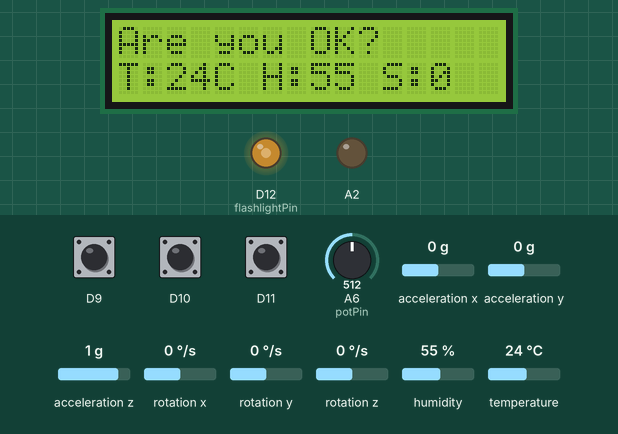
Bench run of a program on a simulated Arduino Nano 33 IoT. Parts: 16×2 character LCD, output pins drawn as LEDs (lit = HIGH). The test bench sets the inputs (shaded band); at power-on: D9 HIGH, A6 (potPin) = 512, humidity 55 %, D10 HIGH, D11 HIGH, acceleration x 0 g, acceleration y 0 g, acceleration z 1 g, rotation x 0 °/s, rotation y 0 °/s, rotation z 0 °/s, temperature 24 °C. WiFi joins after 1.5 s; servers stay silent unless stated; uploads are accepted with an empty reply; what the program prints to the serial monitor is not drawn.

Above: at 4.4 s.
4.5 s: D9 pulled LOW for 0.15 s
At 5.1 s:
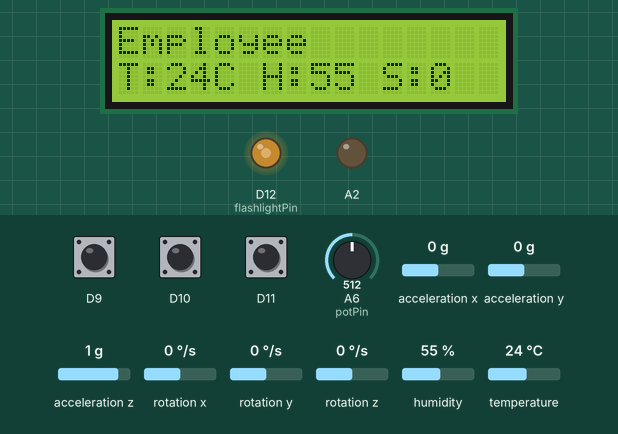
6.1 s: A6 (potPin) set to 685
At 7.3 s:
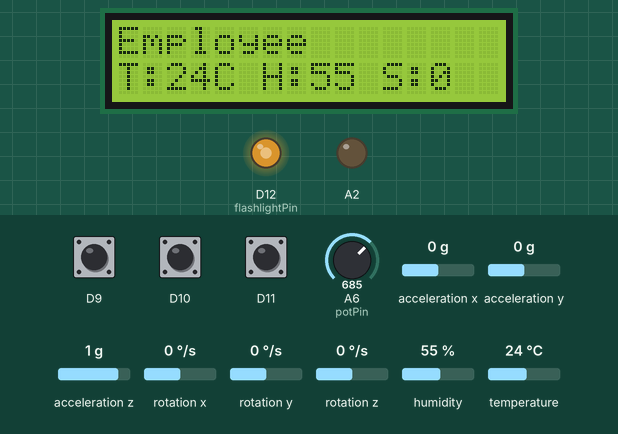
7.6 s: humidity set to 59 %
At 8.8 s:
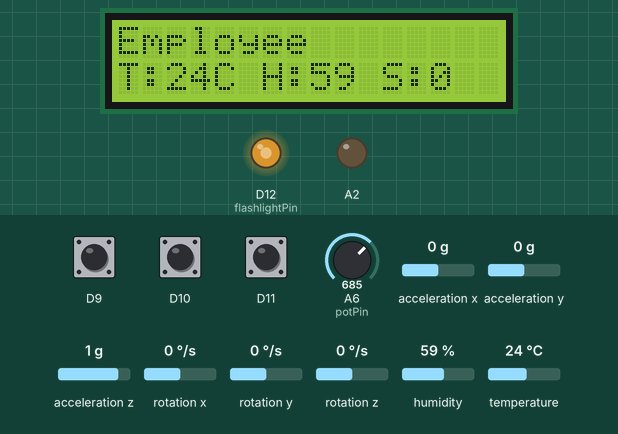
9.3 s: humidity set to 62 %
At 11.5 s:
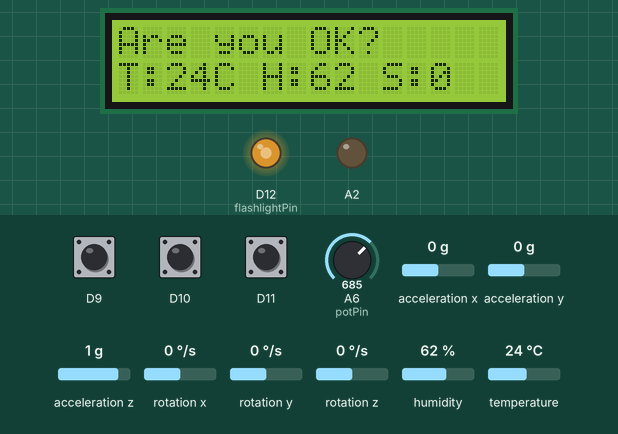
12.6 s: D10 pulled LOW for 0.15 s
At 13.5 s:
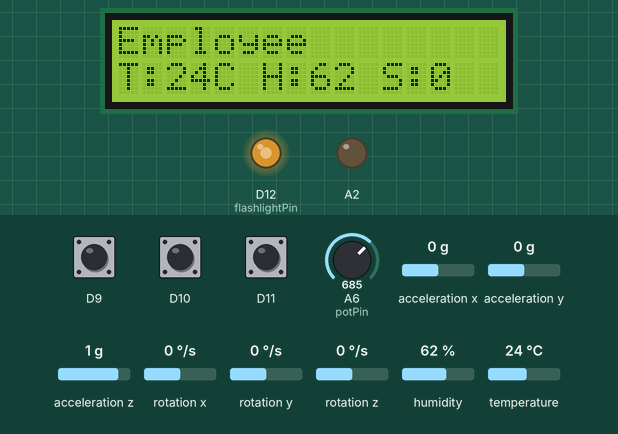
14.2 s: A6 (potPin) set to 992
At 15.6 s:
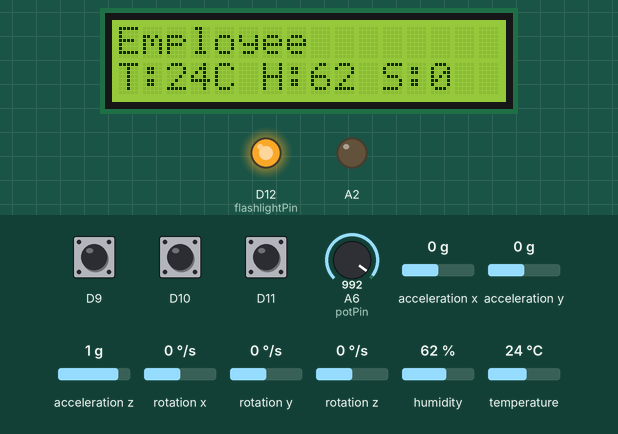
Timing chart, 0 to 16.8 s (numbered marks = the images above; inputs shaded):
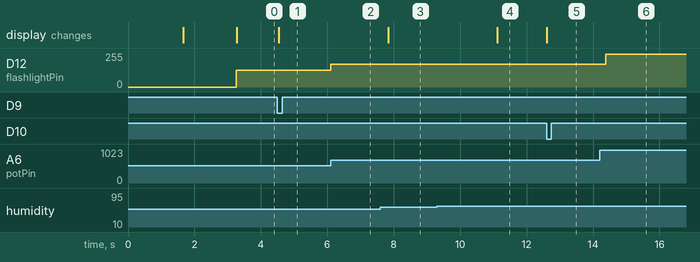

The program:

main.cpp
```cpp
#include <Arduino.h>
#include "sensors.h"
#include "display.h"
#include "communication.h"
#include "stateMachine.h"
#include "flashlight.h"

const unsigned long SEND_INTERVAL = 2000;

unsigned long lastSendMillis = 0;
unsigned long lastCheckInMillis = 0;

void setup() {
  Serial.begin(9600);
  Serial.println("serial started");

  sensorsInit();
  Serial.println("sensorsInit done");

  displayInit();
  Serial.println("displayInit done");

  WifiInit();
  Serial.println("WifiInit done");

  StateMachineInit();
  Serial.println("StateMachineInit done");

  FlashlightInit();
  Serial.println("FlashlightInit done");
}

void loop() {
  unsigned long currentMillis = millis();

  sensorsUpdate();
  StateMachineUpdate();
  FlashlightUpdate();
  displayUpdate(currentMillis, (int)temperature, (int)humidity, getSoundDecibels());

  if (currentMillis - lastSendMillis >= SEND_INTERVAL) {
    unsigned long timeSinceLastCheckIn = currentMillis - getLastResolvedMillis();
    SendPacket(SensorDataPackager(), DEVICE_ID, timeSinceLastCheckIn, StateMachineGetStatus());
    lastSendMillis = millis();
  }
}
```

communication.h
```cpp
#pragma once

#include <array>
#include <Arduino.h>

extern const uint8_t DEVICE_ID;

void WifiInit();
void EnteredZone(String newZone);
void StartCheckIn();
void EndCheckIn();
void SendPacket(const std::array<float, 10>& sensorPacket, uint8_t id, unsigned long timeSinceLastCheckIn, String status);
void ReceiveServerResponse();
int getSoundDecibels();
```

display.h
```cpp
#ifndef DISPLAY_H
#define DISPLAY_H

void displayInit();
void displayUpdate(unsigned long currentMillis, int temp, int humidity, int sound);
void setAnnouncement(String message);
void setEmployeeName(String name);

#endif
```

flashlight.h
```cpp
#pragma once

void FlashlightInit();
void FlashlightUpdate();
```

imu.h
```cpp
#pragma once

#include <array>

extern float GyroOffsetX, GyroOffsetY, GyroOffsetZ;
extern float Gx, Gy, Gz, Ax, Ay, Az;
extern bool ImuStatus;
extern bool GyroStatus;

void ImuInit();
std::array<float, 8> ImuDataUpdate();
bool ImuCheckFall(const std::array<float, 8>& imuData);
```

sensors.h
```cpp
#ifndef SENSORS_H
#define SENSORS_H

#include <DHT.h>
#include <array>

extern DHT dht;
extern float temperature;
extern float humidity;
extern bool noiseDetected;
extern bool fallDetected;

void sensorsInit();
void sensorsUpdate();
std::array<float, 10> SensorDataPackager();
void setTempMaxThreshold(int val);
void setTempMinThreshold(int val);
void setHumidityThreshold(int val);

#endif
```

stateMachine.h
```cpp
#pragma once

#include <Arduino.h>

void StateMachineInit();
void StateMachineUpdate();
void StateMachineTriggerCheckIn();
String StateMachineGetStatus();
void setCheckInInterval(unsigned long val);
unsigned long getLastResolvedMillis();
```

communication.cpp
```cpp
#include <Arduino.h>
#include <WiFiNINA.h>
#include <ArduinoJson.h>
#include <SPI.h>
#include <array>
#include "communication.h"
#include "imu.h"
#include "sensors.h"
#include "stateMachine.h"
#include "display.h"

const char *SSID = "Hive Mind";
const char *Password = "batmanknight";

const char *ServerIP = "192.168.1.89";
const int port = 8080;

const uint8_t DEVICE_ID = 2;

WiFiClient client;

unsigned long PreviousWifiAttempt = 0;
String zone;
static bool checkIn;

void WifiInit()
{
    Serial.println("Connecting to Wi-Fi...");
    int attempts = 0;
    while (WiFi.status() != WL_CONNECTED && attempts < 3)
    {
        WiFi.begin(SSID, Password);
        unsigned long start = millis();
        while (millis() - start < 3000)
        {
            if (WiFi.status() == WL_CONNECTED)
                break;
            delay(100);
        }
        attempts++;
        if (WiFi.status() != WL_CONNECTED)
        {
            Serial.println("Retrying Wi-Fi connection...");
        }
    }
    if (WiFi.status() == WL_CONNECTED)
    {
        Serial.println("Connected to Wi-Fi!");
        Serial.print("Arduino IP: ");
        Serial.println(WiFi.localIP());
    }
    else
    {
        Serial.println("Wi-Fi connection pending. Continuing setup...");
    }
}

void EnteredZone(String newZone)
{
    zone = newZone;
}

void StartCheckIn()
{
    checkIn = true;
}

void EndCheckIn()
{
    checkIn = false;
}

void SendPacket(const std::array<float, 10> &sensorPacket, uint8_t id, unsigned long timeSinceLastCheckIn, String status)
{
    if (WiFi.status() != WL_CONNECTED)
    {
        Serial.println("Wi-Fi not connected; unable to send packet.");
        return;
    }
    if (client.connect(ServerIP, port))
    {
        JsonDocument packet;
        packet["id"] = id;
        packet["status"] = status;
        packet["checkingIn"] = checkIn;
        packet["timeSinceLastCheckIn"] = timeSinceLastCheckIn / 1000;

        JsonObject sensor = packet["sensorData"].to<JsonObject>();
        sensor["temperature"] = sensorPacket[8];
        sensor["humidity"] = sensorPacket[9];
        if (sensorPacket[0] == 0 && sensorPacket[4] == 0){
            Serial.println("Cowardly refusing to send packet because imu is offline.");
            return;
        }
        JsonObject gyroData = packet["gyroData"].to<JsonObject>();
        if (sensorPacket[0] != 0)
        {
            gyroData["x"] = sensorPacket[1];
            gyroData["y"] = sensorPacket[2];
            gyroData["z"] = sensorPacket[3];
        }
        else
        {
            gyroData["x"] = nullptr;
            gyroData["y"] = nullptr;
            gyroData["z"] = nullptr;
        }

        JsonObject accelData = packet["accelData"].to<JsonObject>();
        if (sensorPacket[4] != 0)
        {
            accelData["x"] = sensorPacket[5];
            accelData["y"] = sensorPacket[6];
            accelData["z"] = sensorPacket[7];
        }
        else
        {
            accelData["x"] = nullptr;
            accelData["y"] = nullptr;
            accelData["z"] = nullptr;
        }

        size_t jsonSize = measureJson(packet);

#ifdef DEBUG
        serializeJsonPretty(packet, Serial);
#endif

        client.println("POST /api/data HTTP/1.1");
        client.print("Host: ");
        client.println(ServerIP);
        client.println("Content-Type: application/json");
        client.print("Content-Length: ");
        client.println(jsonSize);
        client.println("Connection: close");
        client.println();

        serializeJson(packet, client);

        ReceiveServerResponse();

        client.stop();

        Serial.println("POST request sent successfully via stream!");
    }
    else
    {
        Serial.println("Connection to server failed.");
    }
}

static int soundDecibels = 0;

int getSoundDecibels()
{
    return soundDecibels;
}

void ReceiveServerResponse()
{
    unsigned long startWait = millis();
    while (client.connected() && !client.available() && millis() - startWait < 2000)
    {
        delay(10);
    }

    if (client.find("\r\n\r\n"))
    {
        JsonDocument responseDoc;
        DeserializationError err = deserializeJson(responseDoc, client);
        if (!err)
        {
            Serial.println("Recieved Server Response.");
            if (responseDoc.containsKey("tempMaxThreshold"))
            {
                setTempMaxThreshold(responseDoc["tempMaxThreshold"].as<int>());
            }
            if (responseDoc.containsKey("tempMinThreshold"))
            {
                setTempMinThreshold(responseDoc["tempMinThreshold"].as<int>());
            }
            if (responseDoc.containsKey("humidityThreshold"))
            {
                setHumidityThreshold(responseDoc["humidityThreshold"].as<int>());
            }
            if (responseDoc.containsKey("checkInInterval"))
            {
                setCheckInInterval(responseDoc["checkInInterval"].as<unsigned long>() * 60000UL);
            }
            if (responseDoc.containsKey("announcement"))
            {
                setAnnouncement(responseDoc["announcement"].as<String>());
            }
            if (responseDoc.containsKey("employeeName"))
            {
                setEmployeeName(responseDoc["employeeName"].as<String>());
            }
            if (responseDoc.containsKey("sound"))
            {
                soundDecibels = responseDoc["sound"].as<int>();
            }
            if (responseDoc.containsKey("triggerCheckIn"))
            {
                if (responseDoc["triggerCheckIn"].as<bool>())
                {
                    Serial.println("AI explosion detection triggered check-in state via server response!");
                    StateMachineTriggerCheckIn();
                }
            }
        }
    }
}
```

display.cpp
```cpp
#include <Arduino.h>
#include "display.h"
#include "stateMachine.h"
#include <LiquidCrystal.h>
#include <string>

const int RS = 7, EN = 6, D4 = 5, D5 = 4, D6 = 3, D7 = 2;
LiquidCrystal lcd(RS, EN, D4, D5, D6, D7);

const int SCROLL_DELAY = 500;
const int FLASH_DELAY = 500;
const int SENSOR_REFRESH = 1000;
const int FLASH_COUNT = 6;
const int SCROLL_REPEAT = 2;
const int SCROLL_GAP = 5;

enum DisplayState {
  IDLE,
  FLASHING,
  SCROLLING
};
DisplayState currentState = IDLE;

unsigned long previousStateMillis = 0;
unsigned long previousNameMillis = 0;
unsigned long previousSensorMillis = 0;

int flashCount = 0;
bool isFlashVisible = false;
int scrollIndex = 0;
int scrollLoops = 0;
int nameScrollIndex = 0;

String announcementMsg = "";
String employeeName = "Employee";

void triggerAnnouncement(unsigned long currentMillis);
void handleAnnouncement(String message, unsigned long currentMillis);
void displayName(String name, unsigned long currentMillis);
void scrollText(String text, int startIndex, int textLen, int loopLen);
void displaySensors(int temp, int humidity, int sound, unsigned long currentMillis);

void displayInit() {
  lcd.begin(16, 2);
}

void setAnnouncement(String message) {
  if (message.length() > 0) {
    announcementMsg = message;
    triggerAnnouncement(millis());
  }
}

void setEmployeeName(String name) {
  if (name.length() > 0) {
    employeeName = name;
  }
}

void displayUpdate(unsigned long currentMillis, int temp, int humidity, int sound) {
  if (StateMachineGetStatus() == "checkin") {
    lcd.setCursor(0, 0);
    lcd.print("Are you OK?     ");
  } else {
    if (announcementMsg.length() > 0) {
      handleAnnouncement(announcementMsg, currentMillis);
    }
    displayName(employeeName, currentMillis);
  }

  displaySensors(temp, humidity, sound, currentMillis);
}

void triggerAnnouncement(unsigned long currentMillis) {
  if (currentState == IDLE) {
    currentState = FLASHING;
    flashCount = 0;
    isFlashVisible = true;
    scrollLoops = 0;
    scrollIndex = 0;
    previousStateMillis = currentMillis;
  }
}

void handleAnnouncement(String message, unsigned long currentMillis) {
  if (currentState == IDLE) return;

  if (currentState == FLASHING) {
    if (currentMillis - previousStateMillis >= FLASH_DELAY) {
      previousStateMillis = currentMillis;

      lcd.setCursor(0, 0);
      lcd.print(isFlashVisible ? "  ANNOUNCEMENT  " : "                ");

      isFlashVisible = !isFlashVisible;
      flashCount++;

      if (flashCount >= FLASH_COUNT) {
        currentState = SCROLLING;
        scrollIndex = 0;
        previousStateMillis = currentMillis;
      }
    }
  } else if (currentState == SCROLLING) {
    int len = message.length();
    int totalLoopLength = len + SCROLL_GAP;

    if (currentMillis - previousStateMillis >= SCROLL_DELAY) {
      previousStateMillis = currentMillis;

      scrollText(message, scrollIndex, len, totalLoopLength);
      scrollIndex++;

      if (scrollIndex >= totalLoopLength) {
        scrollIndex = 0;
        scrollLoops++;

        if (scrollLoops >= SCROLL_REPEAT) {
          currentState = IDLE;
          announcementMsg = "";
          nameScrollIndex = 0;
          previousNameMillis = currentMillis;

          lcd.setCursor(0, 0);
          lcd.print("                ");
        }
      }
    }
  }
}

void displayName(String name, unsigned long currentMillis) {
  if (currentState != IDLE) return;

  int len = name.length();

  if (len <= 16) {
    lcd.setCursor(0, 0);
    lcd.print(name);
    for (int i = len; i < 16; i++) {
      lcd.print(' ');
    }
    return;
  }

  int totalLoopLength = len + SCROLL_GAP;

  if (currentMillis - previousNameMillis >= SCROLL_DELAY) {
    previousNameMillis = currentMillis;

    scrollText(name, nameScrollIndex, len, totalLoopLength);

    nameScrollIndex++;
    if (nameScrollIndex >= totalLoopLength) {
      nameScrollIndex = 0;
    }
  }
}

void scrollText(String text, int startIndex, int textLen, int loopLen) {
  lcd.setCursor(0, 0);
  for (int i = 0; i < 16; i++) {
    int rawIndex = startIndex + i;
    int charIndex = (rawIndex % loopLen + loopLen) % loopLen;

    if (charIndex < textLen) {
      lcd.print(text[charIndex]);
    } else {
      lcd.print(' ');
    }
  }
}

void displaySensors(int temp, int humidity, int sound, unsigned long currentMillis) {
  if (currentMillis - previousSensorMillis >= SENSOR_REFRESH) {
    previousSensorMillis = currentMillis;

    lcd.setCursor(0, 1);

    lcd.print("T:");
    lcd.print(temp);
    lcd.print("C H:");

    lcd.print(humidity);
    lcd.print(" S:");

    lcd.print(sound);

    if (sound < 10) {
      lcd.print("  ");
    } else if (sound < 100) {
      lcd.print(" ");
    }
  }
}
```

flashlight.cpp
```cpp
#include <Arduino.h>
#include "flashlight.h"

const int flashlightPin = 12;
const int potPin = A6;

void FlashlightInit() {
  pinMode(flashlightPin, OUTPUT);
}

void FlashlightUpdate() {
  int potValue = analogRead(potPin);
  int brightness = map(potValue, 0, 1023, 0, 255);
  analogWrite(flashlightPin, brightness);
}
```

imu.cpp
```cpp
#include <Arduino.h>
#include <Arduino_LSM6DS3.h>
#include <array>
#include "imu.h"

float Gx, Gy, Gz, Ax, Ay, Az;
float GyroOffsetX, GyroOffsetY, GyroOffsetZ;
bool ImuStatus;
bool GyroStatus;

static bool GyroCalibrate();

void ImuInit() {
    if (IMU.begin()) {
        if (!GyroCalibrate()) {
            Serial.println("Unable to calibrate Gyroscope; Attempting to proceed without Gyroscope.");
            GyroStatus = false;
        } else {
            GyroStatus = true;
        }
        ImuStatus = true;
        return;
    } else {
        Serial.println("Unable to begin IMU; Attempting to proceed without IMU.");
        ImuStatus = false;
        return;
    }
}

std::array<float, 8> ImuDataUpdate() {
    std::array<float, 8> imuData;
    imuData.fill(0);

    if (GyroStatus && IMU.gyroscopeAvailable()) {
        float rawGx, rawGy, rawGz;
        if (IMU.readGyroscope(rawGx, rawGy, rawGz)) {
            Gx = rawGx - GyroOffsetX;
            Gy = rawGy - GyroOffsetY;
            Gz = rawGz - GyroOffsetZ;
        }
    }

    if (GyroStatus) {
        imuData[0] = 1.0f;
        imuData[1] = Gx;
        imuData[2] = Gy;
        imuData[3] = Gz;
    }

    if (ImuStatus && IMU.accelerationAvailable()) {
        float rawAx, rawAy, rawAz;
        if (IMU.readAcceleration(rawAx, rawAy, rawAz)) {
            Ax = rawAx;
            Ay = rawAy;
            Az = rawAz;
        }
    }

    if (ImuStatus) {
        imuData[4] = 1.0f;
        imuData[5] = Ax;
        imuData[6] = Ay;
        imuData[7] = Az;
    }

    return imuData;
}

bool ImuCheckFall(const std::array<float, 8>& imuData) {
    bool gyroDataAvailable = imuData[0] != 0.0f;
    bool accelDataAvailable = imuData[4] != 0.0f;

    const float GYRO_THRESH = 675.0f;   // deg/s
    const float ACCEL_THRESH = 2.3f;    // g

    float gyroX = imuData[1];
    float gyroY = imuData[2];
    float gyroZ = imuData[3];

    float accelX = imuData[5];
    float accelY = imuData[6];
    float accelZ = imuData[7];

    if (gyroDataAvailable && accelDataAvailable) {
        float gyroMag = sqrt(gyroX * gyroX + gyroY * gyroY + gyroZ * gyroZ);
        float accelMag = sqrt(accelX * accelX + accelY * accelY + accelZ * accelZ);

        return (gyroMag > GYRO_THRESH &&
                accelMag > ACCEL_THRESH);
    }

    if (gyroDataAvailable) {
        float gyroMag = sqrt(gyroX * gyroX + gyroY * gyroY + gyroZ * gyroZ);
        return gyroMag > GYRO_THRESH;
    }

    if (accelDataAvailable) {
        float accelMag = sqrt(accelX * accelX + accelY * accelY + accelZ * accelZ);
        return accelMag > ACCEL_THRESH;
    }

    return false;
}

static bool GyroCalibrate() {
    unsigned int Samples = 500;
    unsigned int collected = 0;
    Gx = Gy = Gz = 0;
    GyroOffsetX = GyroOffsetY = GyroOffsetZ = 0;

    unsigned long startMs = millis();
    while (collected < Samples && millis() - startMs < 5000) {
        if (IMU.gyroscopeAvailable() && IMU.readGyroscope(Gx, Gy, Gz)) {
            GyroOffsetX += Gx;
            GyroOffsetY += Gy;
            GyroOffsetZ += Gz;
            collected++;
        }
        delay(2);
    }

    if (collected > 0) {
        GyroOffsetX /= collected;
        GyroOffsetY /= collected;
        GyroOffsetZ /= collected;
    } else {
        Serial.println("Gyro Calibration Failed; No Data Points Available!");
        return false;
    }

    Serial.print("Gyroscope Calibration Completed with ");
    Serial.print(collected);
    Serial.println(" data points");
    return true;
}
```

Source omitted: sensors.cpp (2853 bytes), stateMachine.cpp (3942 bytes)

Measured:
- the behaviour switches between 60 and 61 % on humidity (found by bisection; images 3 and 4)
- after the input at 4.5 s, the display: changes at once (image 1)
- after the input at 6.1 s, D12 (flashlightPin): 127/255 → 170/255 at once
- after the input at 7.6 s, the display: changes after 0.24 s (image 3)
- after the input at 9.3 s, the display: changes after 1.8 s (image 4)
- after the input at 12.6 s, the display: changes at once (image 5)
- after the input at 14.2 s, D12 (flashlightPin): 170/255 → 247/255 after 0.19 s
